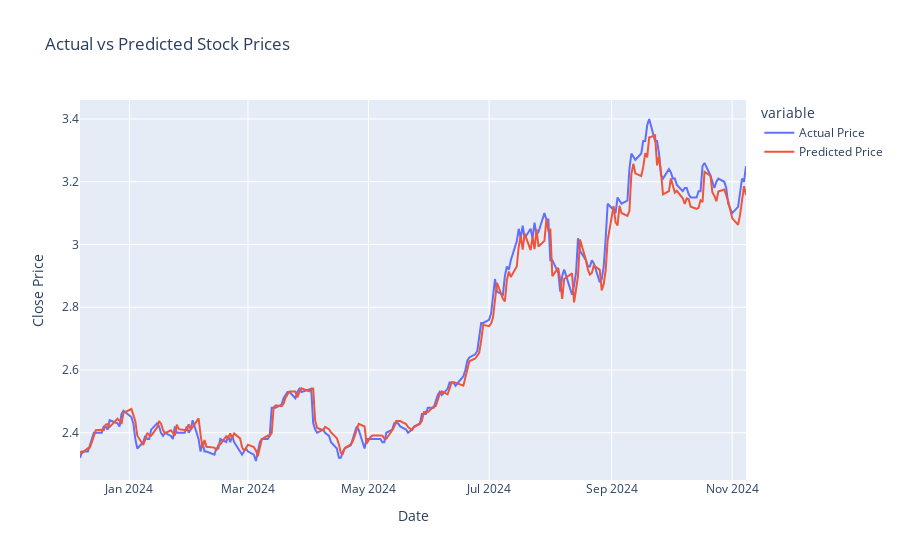
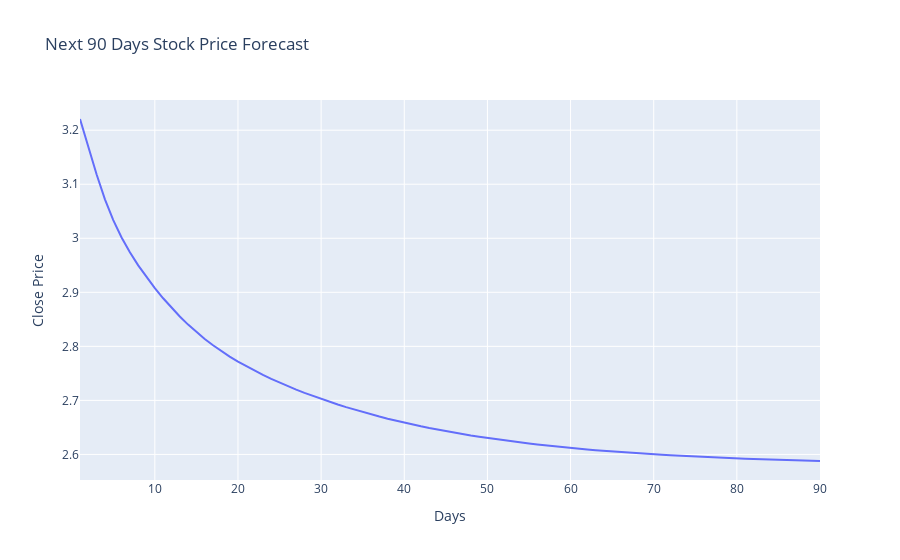

Here is the notebook cell these charts were saved with, in order:
### Code cell
# Load dataset
file_path = '../data/Singtel_stock_data.csv'
df = pd.read_csv(file_path)
df.dropna(inplace = True)
df.set_index('Date', inplace=True)

# Prepare the data
scaler = MinMaxScaler(feature_range=(0, 1))
data = df['Adj Close'].values.reshape(-1, 1)
scaled_data = scaler.fit_transform(data)

# Create a function to prepare the dataset for LSTM
def create_dataset(data, time_step=60):
    X, Y = [], []
    for i in range(time_step, len(data)):
        X.append(data[i - time_step:i, 0])
        Y.append(data[i, 0])
    return np.array(X), np.array(Y)

# Prepare training data
time_step = 60
X, Y = create_dataset(scaled_data, time_step)
X = X.reshape(X.shape[0], X.shape[1], 1)

# Split data into training and validation sets
train_size = int(len(X) * 0.8)
X_train, X_valid = X[:train_size], X[train_size:]
Y_train, Y_valid = Y[:train_size], Y[train_size:]

# Build LSTM model
model = Sequential()
model.add(LSTM(50, return_sequences=True, input_shape=(X_train.shape[1], 1)))
model.add(LSTM(50, return_sequences=False))
model.add(Dense(25))
model.add(Dense(1))

# Compile the model
model.compile(optimizer='adam', loss='mean_squared_error')

# Train the model
model.fit(X_train, Y_train, batch_size=1, epochs=5)

# Validate the model
predictions = model.predict(X_valid)

# Reverse scaling to get the original values
predictions = scaler.inverse_transform(predictions)
Y_valid = scaler.inverse_transform(Y_valid.reshape(-1, 1))

# Plot the predictions using plotly.express
validation_df = pd.DataFrame({
    'Date': df.index[train_size + time_step:],
    'Actual Price': Y_valid.flatten(),
    'Predicted Price': predictions.flatten()
})
fig = px.line(validation_df, x='Date', y=['Actual Price', 'Predicted Price'], title='Actual vs Predicted Stock Prices')
fig.update_layout(xaxis_title='Date', yaxis_title='Close Price')
fig.show()

# Prepare the data for prediction for the next 90 days
last_60_days = scaled_data[-time_step:]
future_predictions = []

for _ in range(90):
    input_data = last_60_days.reshape(1, time_step, 1)
    predicted_value = model.predict(input_data)
    future_predictions.append(predicted_value[0, 0])
    last_60_days = np.append(last_60_days[1:], predicted_value[0, 0])
    last_60_days = last_60_days.reshape(-1, 1)

# Inverse transform predictions
future_predictions = scaler.inverse_transform(np.array(future_predictions).reshape(-1, 1))

# Plot future predictions using plotly.express
future_df = pd.DataFrame({
    'Day': range(1, 91),
    'Predicted Price': future_predictions.flatten()
})
fig = px.line(future_df, x='Day', y='Predicted Price', title='Next 90 Days Stock Price Forecast')
fig.update_layout(xaxis_title='Days', yaxis_title='Close Price')
fig.show()

### Figure 1 — Plotly figure (JSON) as saved in the notebook; plotly's stock layout.template omitted (floating-point values rounded to 4 significant figures; data arrays with more than 128 entries replaced by an {"elided": "..."} marker saying what was removed)
{"data": [{"hovertemplate": "variable=Actual Price<br>Date=%{x}<br>value=%{y}<extra></extra>", "legendgroup": "Actual Price", "line": {"color": "#636efa", "dash": "solid"}, "marker": {"symbol": "circle"}, "mode": "lines", "name": "Actual Price", "orientation": "v", "showlegend": true, "type": "scatter", "x": {"elided": "232 str values"}, "xaxis": "x", "y": {"elided": "232 float values"}, "yaxis": "y"}, {"hovertemplate": "variable=Predicted Price<br>Date=%{x}<br>value=%{y}<extra></extra>", "legendgroup": "Predicted Price", "line": {"color": "#EF553B", "dash": "solid"}, "marker": {"symbol": "circle"}, "mode": "lines", "name": "Predicted Price", "orientation": "v", "showlegend": true, "type": "scatter", "x": {"elided": "232 str values"}, "xaxis": "x", "y": {"elided": "232 float values"}, "yaxis": "y"}], "layout": {"legend": {"title": {"text": "variable"}, "tracegroupgap": 0}, "title": {"text": "Actual vs Predicted Stock Prices"}, "xaxis": {"anchor": "y", "domain": [0, 1], "title": {"text": "Date"}}, "yaxis": {"anchor": "x", "domain": [0, 1], "title": {"text": "Close Price"}}}}

### Figure 2 — Plotly figure (JSON) as saved in the notebook; plotly's stock layout.template omitted (floating-point values rounded to 4 significant figures)
{"data": [{"hovertemplate": "Day=%{x}<br>Predicted Price=%{y}<extra></extra>", "legendgroup": "", "line": {"color": "#636efa", "dash": "solid"}, "marker": {"symbol": "circle"}, "mode": "lines", "name": "", "orientation": "v", "showlegend": false, "type": "scatter", "x": [1, 2, 3, 4, 5, 6, 7, 8, 9, 10, 11, 12, 13, 14, 15, 16, 17, 18, 19, 20, 21, 22, 23, 24, 25, 26, 27, 28, 29, 30, 31, 32, 33, 34, 35, 36, 37, 38, 39, 40, 41, 42, 43, 44, 45, 46, 47, 48, 49, 50, 51, 52, 53, 54, 55, 56, 57, 58, 59, 60, 61, 62, 63, 64, 65, 66, 67, 68, 69, 70, 71, 72, 73, 74, 75, 76, 77, 78, 79, 80, 81, 82, 83, 84, 85, 86, 87, 88, 89, 90], "xaxis": "x", "y": [3.221, 3.17, 3.118, 3.072, 3.034, 3.001, 2.974, 2.95, 2.928, 2.908, 2.889, 2.871, 2.855, 2.84, 2.826, 2.814, 2.802, 2.791, 2.781, 2.772, 2.763, 2.755, 2.747, 2.74, 2.733, 2.726, 2.72, 2.714, 2.708, 2.703, 2.697, 2.692, 2.687, 2.683, 2.678, 2.674, 2.67, 2.666, 2.662, 2.659, 2.655, 2.652, 2.649, 2.646, 2.643, 2.64, 2.638, 2.635, 2.633, 2.63, 2.628, 2.626, 2.624, 2.622, 2.62, 2.618, 2.617, 2.615, 2.613, 2.612, 2.611, 2.609, 2.608, 2.607, 2.605, 2.604, 2.603, 2.602, 2.601, 2.6, 2.599, 2.598, 2.598, 2.597, 2.596, 2.595, 2.595, 2.594, 2.593, 2.593, 2.592, 2.592, 2.591, 2.591, 2.59, 2.59, 2.589, 2.589, 2.588, 2.588], "yaxis": "y"}], "layout": {"legend": {"tracegroupgap": 0}, "title": {"text": "Next 90 Days Stock Price Forecast"}, "xaxis": {"anchor": "y", "domain": [0, 1], "title": {"text": "Days"}}, "yaxis": {"anchor": "x", "domain": [0, 1], "title": {"text": "Close Price"}}}}
